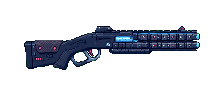
#> input picture godot/assets/aim/peacekeeper.png, 224 x 96 px
$ python -i map_acceptance.py   (imports and definitions only)
#> lines starting #> are read from the running program, lines starting #| are printed output that depends on the picture
#!/usr/bin/env python3
"""武士零风格地图 4 层 PNG 验收脚本（管线合同附件）。

用法：
  python map_acceptance.py --alpha  layer.png            # L1/L3 真 alpha：黑底合成查白边
  python map_acceptance.py --seam   layer.png            # L0 offset 50% 横向接缝差值
  python map_acceptance.py --walkway layer.png sprite.png out.png --walk-y 0.78
                                                         # L2 走道带亮度 + 凯露尔合成可读性图
全部检查输出 PASS/FAIL 与关键数值；--walkway 额外落盘一张合成验收图。
"""
import argparse
import sys

from PIL import Image, ImageChops, ImageStat


# [29 lines left out: function check_alpha, not called in this run]


def check_seam(path: str, max_diff: float = 26.0) -> bool:
    """L0 无缝验收：左右边缘相邻列的均色差。直接比较首尾列邻带。"""
#> called with path = '../../godot/assets/aim/peacekeeper.png', max_diff = 26
    im = Image.open(path).convert("RGB")
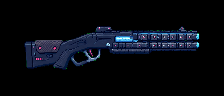
#> im: PIL image 224x96 RGB; mean R, G, B 7, 9.7, 16
    w, h = im.size
#> w = 224; h = 96
    band = 8
    left = im.crop((0, 0, band, h))
    right = im.crop((w - band, 0, w, h))
    stat = ImageStat.Stat(ImageChops.difference(left, right))
    mean = sum(stat.mean) / 3.0
#> mean = 0
    ok = mean <= max_diff
#> ok = True
    print(f"{'PASS' if ok else 'FAIL'} seam: 左右边缘 {band}px 带均色差 {mean:.1f}"
          f"（阈值 {max_diff:.1f}）")
#| PASS seam: 左右边缘 8px 带均色差 0.0（阈值 26.0）
    if not ok:
        off = im.copy()
        off.load()
        rolled = Image.new("RGB", (w, h))
        rolled.paste(im.crop((w // 2, 0, w, h)), (0, 0))
        rolled.paste(im.crop((0, 0, w // 2, h)), (w // 2, 0))
        out = path.rsplit(".", 1)[0] + "_offset_debug.png"
        rolled.save(out)
        print(f"  已落盘 offset 调试图：{out}（接缝移到画面中央，人工修补用）")
    return ok


# [59 lines left out: functions check_walkway, main, not called in this run]


# [2 lines not run here, left out]

>>> result = check_seam('../../godot/assets/aim/peacekeeper.png')
#> result = True

$ run again, on godot/assets/aim/pose_down45.png
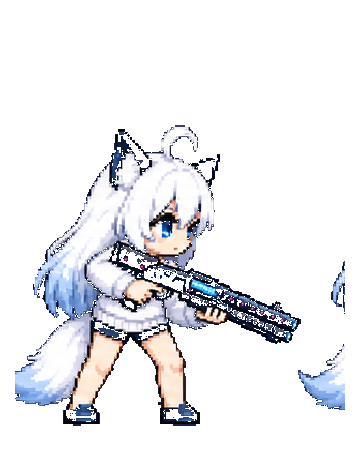
#> input picture godot/assets/aim/pose_down45.png, 360 x 460 px
#> in check_seam, `im = Image.open(path).convert("RGB")`:
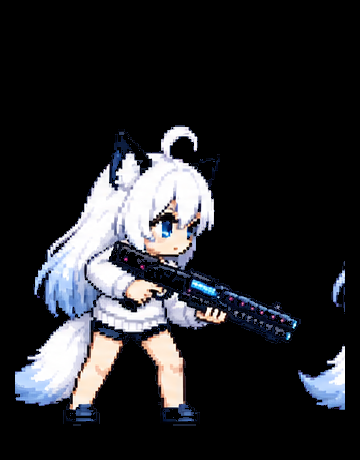
#> im: PIL image 360x460 RGB; mean R, G, B 38.4, 38.9, 42.2
#> mean = 0
#> ok = True
#| PASS seam: 左右边缘 8px 带均色差 0.0（阈值 26.0）

$ run again, on godot/assets/aim/pose_down70.png
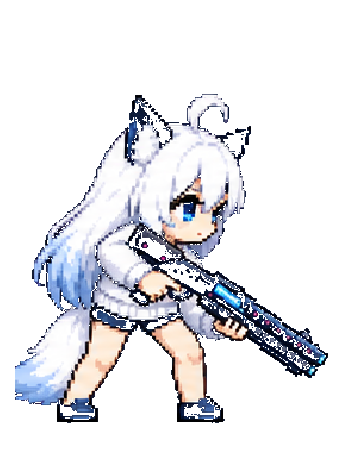
#> input picture godot/assets/aim/pose_down70.png, 360 x 460 px
#> in check_seam, `im = Image.open(path).convert("RGB")`:
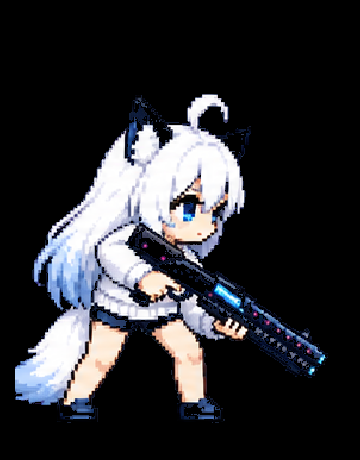
#> im: PIL image 360x460 RGB; mean R, G, B 46.3, 46.7, 50.3
#> mean = 0
#> ok = True
#| PASS seam: 左右边缘 8px 带均色差 0.0（阈值 26.0）

$ run again, on godot/assets/aim/pose_forward.png
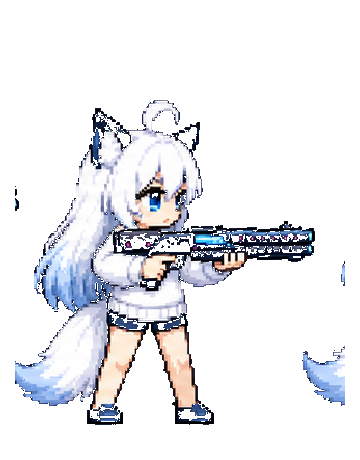
#> input picture godot/assets/aim/pose_forward.png, 360 x 460 px
#> in check_seam, `im = Image.open(path).convert("RGB")`:
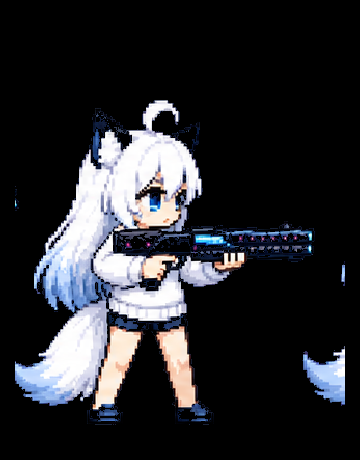
#> im: PIL image 360x460 RGB; mean R, G, B 41.9, 42.6, 46.3
#> mean = 0
#> ok = True
#| PASS seam: 左右边缘 8px 带均色差 0.0（阈值 26.0）
